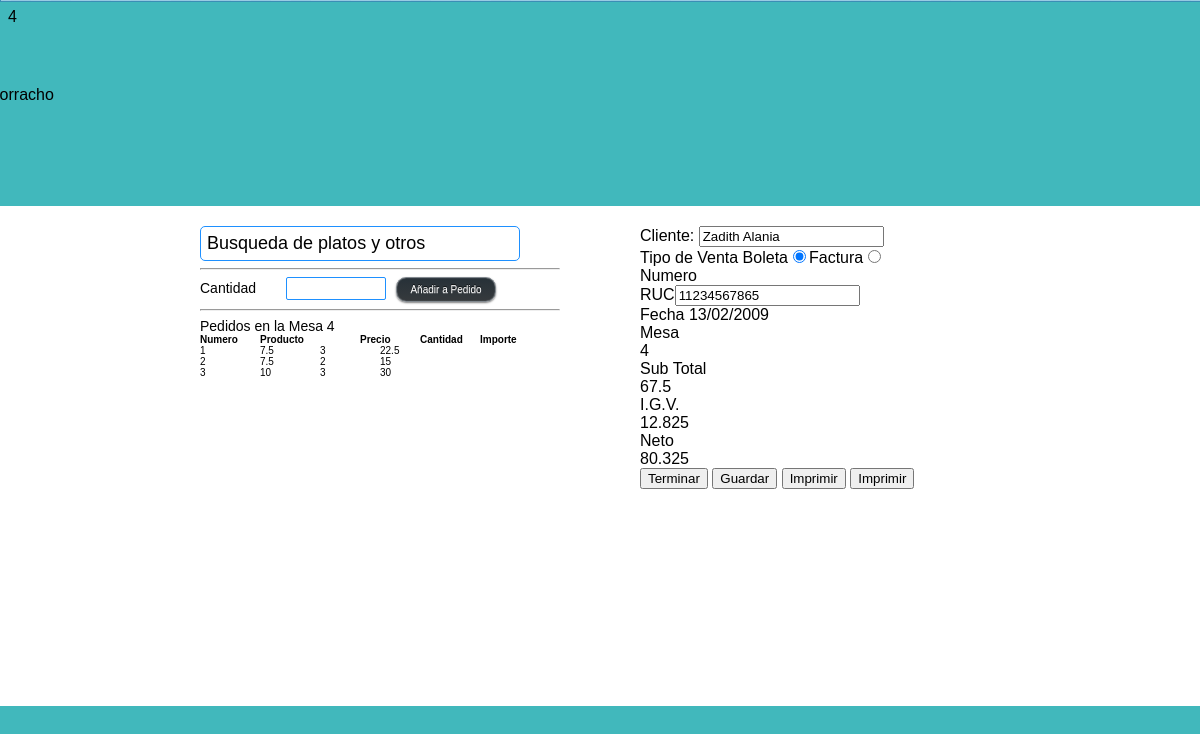
Screenshot of /detalle-mesa.php?4 with the database file from the repository.
### tables this page shows
CREATE TABLE `producto` (
  `id` int(11) NOT NULL AUTO_INCREMENT,
  `producto` tinytext,
  `precio_venta` float NOT NULL,
  `costo` float NOT NULL,
  `stock` int(11) NOT NULL,
  `categoria` varchar(1) NOT NULL,
  `id_unidad` int(11) DEFAULT NULL,
  `estado` varchar(1) DEFAULT NULL,
  PRIMARY KEY (`id`)
);

CREATE TABLE `venta` (
  `id` int(11) NOT NULL AUTO_INCREMENT,
  `numero_documento` int(11) NOT NULL,
  `tipo_documento` varchar(1) DEFAULT NULL,
  `fecha` varchar(11) NOT NULL,
  `forma_pago` varchar(1) NOT NULL,
  `total_venta` float NOT NULL,
  `id_cliente` int(11) NOT NULL,
  `id_empleado` int(11) NOT NULL,
  `id_mesa` int(11) NOT NULL,
  PRIMARY KEY (`id`)
);

CREATE TABLE `cliente` (
  `id` int(11) NOT NULL AUTO_INCREMENT,
  `ruc` varchar(11) DEFAULT NULL,
  `nombre` tinytext NOT NULL,
  `direccion` tinytext,
  PRIMARY KEY (`id`)
);

### detalle-mesa.php (the view, shortened to what this page needs)
<?php
$mesa_numero=array_keys($_GET)[0];
?>
<!DOCTYPE html PUBLIC "-//W3C//DTD XHTML 1.0 Strict//EN"
	"http://www.w3.org/TR/xhtml1/DTD/xhtml1-strict.dtd">
<html xmlns="http://www.w3.org/1999/xhtml" xml:lang="en" lang="en">
<head>
	<link rel="stylesheet" type="text/css" media="screen" href="css/style.css"/>
</head>
<body>
	<div class="cabecera-logo">
		<div class="contenedor-cabecera">
			<img src="img/logo.png" alt="Limoncito Borracho" title="limoncitoborracho.pe">
		</div>
	</div>
	<div class="contenedor">
		<div class="cuerpo">
			<div class="detalle-mesa-plato">
			<input type="text" name="q" class="buscador-plato" value="Busqueda de platos y otros"><br>
			<div class="encontrado">
				<hr>
			</div>
			<div class="opcional">
				<label>Cantidad</label><input type="text" name="cantidad-pedido"><button class="agregar-plato">Añadir a Pedido</button>
			</div>
			<hr>
			<span class="titulo_mesa">Pedidos en la Mesa <?php print $mesa_numero; ?></span>
			<div class="pedido-actual">
				<ul class="cabecera-pedidos">
					<li>Numero</li>
					<li class='producto'>Producto</li>
					<li>Precio</li>
					<li>Cantidad</li>
					<li>Importe</li>
				</ul>
				<?php
				$sql="select * from evento_mesa where id='".$mesa_numero."'";
				$resultado=mysql_query($sql);
				while ($filas=mysql_fetch_assoc($resultado)) {
					$descripcion=split("/",$filas["contenido"]);
					$total=0;
					for ($i=0; $i<count($descripcion); $i++) {
					?>
					<ul class="platos-pedidos">
					<?php
						list($cantidad,$producto)=split('[*]',$descripcion[$i]);
						$sql_aux="select * from producto where id='".$producto."'";
						$resultado_aux=mysql_query($sql_aux);
						while ($filas_aux=mysql_fetch_assoc($resultado_aux)) {
							$total=$total+($cantidad*$filas_aux["precio_venta"]);
							print "<li>".($i+1)."</li>";
							print "<li>".$filas_aux["precio_venta"]."</li>";
							print "<li>".$cantidad."</li>";
							print "<li>".($cantidad*$filas_aux["precio_venta"])."</li>";
						}
					?>
					</ul>
					<?php
					}
				}
				?>
			</div>
		</div>
		<div class="detalle-mesa-cliente">
			<?php
				$sql="select * from venta inner join cliente where venta.id_mesa='".$mesa_numero."'";
				$resultado=mysql_query($sql);
				while ($filas=mysql_fetch_assoc($resultado)) {
			?>
			<div class="detalle-mesa-basico">
				<label>Cliente:</label>
				<input type="text" name="cliente" value="<?php print ucwords($filas["nombre"]);?>"><br>
				<label>Tipo de Venta</label>
				<?php
				if ($filas["tipo_documento"]==1) {
				?>
				<span>Boleta</span><input type="radio" checked name="venta" value="boleta"><span>Factura</span><input type="radio" name="venta" value="factura"><br>
				<?php }
				else { ?>
				<span>Boleta</span><input type="radio" name="venta" value="boleta"><span>Factura</span><input type="radio" checked name="venta" value="factura"><br>
				<?php }
				?>
				<label>Numero</label><span><?php $filas["numero_documento"];?></span><br>
				<label>RUC</label><input type="text" value="<?php print $filas["ruc"];?>" name="ruc">
			</div>
			<div class="detalle-mesa-fecha">
				<label>Fecha </label><span><?php print date("d/m/Y",$filas["fecha"]); ?></span><br>
				<label>Mesa</label><br>
				<span class="detalle-mesa-numero">4</span><br>
			</div>
			<?php
				}
			?>
			<div class="detalle-importe">
				<ul class="cabecera-importe">
					<li>Sub Total</li>
					<li><?php print $total; ?></li>
					<li>I.G.V.</li>
					<li><?php print ($total*0.19);?></li>
					<li>Neto</li>
					<li><?php print ($total+$total*0.19);?></li>
				</ul>
			</div>
			<div class="detalle-pedido-admin">
				<button class="terminar">Terminar</button>
				<button class="guardar">Guardar</button>
				<button class="imprimir">Imprimir</button>
				<button class="cancelar">Imprimir</button>
			</div>
		</div>
		</div>
	</div>
</body>
</html>

### css/style.css (style rules this page uses)
body { font-family: arial; background-color: #41B8BC; }
a,p,ul { margin: 0; padding: 0; }
ul { list-style:none; }
.cabecera-logo { width: 100%; padding-top: 60px; _position:absolute; top:0; left:0; margin-left: -300; height: 50px; background-color: #41B8BC; }
.contenedor-cabecera { width: 800px; margin:0 auto; }
.contenedor { width: 100%; font-family: arial; padding-top: 20px; margin-top: 70px; position:absolute; left:0; background-color: #FFFFFF; height: 60%; }
.cuerpo { width: 800px; height:100%; margin: 0 auto; }
.detalle-mesa-plato { width: 360px; float:left; margin-right: 80px; font-size: 14px; }
.detalle-mesa-plato label { margin-right: 30px; width: 100px; }
.detalle-mesa-plato input[name="cantidad-pedido"] { border:none; padding: 3px; border: 1px solid #1E90FF; border-radius: 2px; width: 100px; margin-right: 10px; }
.detalle-mesa-plato button { font-family: Arial, Helvetica, sans-serif; font-size: 10px; color: #ffffff; width: 100px; padding: 6px 10px; margin:0 auto; background: -moz-linear-gradient( top, #273138 0%, #363a3d); background: -webkit-gradient( linear, left top, left bottom, from(#273138), to(#363a3d)); border-radius: 10px; -moz-border-radius: 10px; -webkit-border-radius: 10px; border: 1px solid #82898f; -moz-box-shadow: 0px 1px 2px rgba(000,000,000,0.5), inset 0px 0px 1px rgba(255,255,255,0.5); -webkit-box-shadow: 0px 1px 2px rgba(000,000,000,0.5), inset 0px 0px 1px rgba(255,255,255,0.5); text-shadow: 0px -1px 0px rgba(000,000,000,0.7), 0px 1px 0px rgba(255,255,255,0.3); }
.detalle-mesa-cliente { width: 360px; float: left; }
input[name="q"] { border:none; padding: 6px; border: 1.5px solid #1E90FF; width: 320px; border-radius: 5px; font-size: 18px; }
.pedido-actual li { float:left; width: 60px; font-size: 10px; }
.cabecera-pedidos { width: 360px; float:left; font-weight: bold; }
.platos-pedidos { width: 360px; float:left; }
.platos-pedidos li { vertical-align: middle; }
.cabecera-pedidos .producto { width: 100px; }

### rows the page displays
producto: precio_venta "7.5", cantidad "3", $cantidad*$filas_aux['precio_venta'] "22.5"
producto: precio_venta "7.5", cantidad "2", $cantidad*$filas_aux['precio_venta'] "15"
producto: precio_venta "10", cantidad "3", $cantidad*$filas_aux['precio_venta'] "30"
venta: cliente "Zadith Alania", ruc "11234567865", fecha "13/02/2009"

### other values shown
$mesa_numero "4"
$total "67.5"
$total*0.19 "12.825"
$total+$total*0.19 "80.325"
